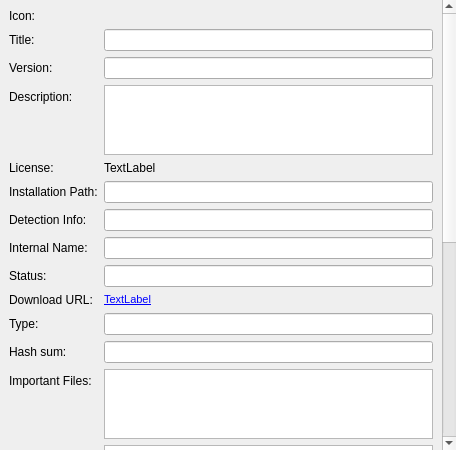
<?xml version="1.0" encoding="UTF-8"?>
<ui version="4.0">
 <class>PackageVersionForm</class>
 <widget class="QWidget" name="PackageVersionForm">
  <property name="geometry">
   <rect>
    <x>0</x>
    <y>0</y>
    <width>456</width>
    <height>450</height>
   </rect>
  </property>
  <property name="windowTitle">
   <string>Form</string>
  </property>
  <layout class="QVBoxLayout" name="verticalLayout">
   <property name="leftMargin">
    <number>0</number>
   </property>
   <property name="topMargin">
    <number>0</number>
   </property>
   <property name="rightMargin">
    <number>0</number>
   </property>
   <property name="bottomMargin">
    <number>0</number>
   </property>
   <item>
    <widget class="QScrollArea" name="scrollArea">
     <property name="frameShape">
      <enum>QFrame::NoFrame</enum>
     </property>
     <property name="widgetResizable">
      <bool>true</bool>
     </property>
     <widget class="QWidget" name="scrollAreaWidgetContents">
      <property name="geometry">
       <rect>
        <x>0</x>
        <y>0</y>
        <width>439</width>
        <height>820</height>
       </rect>
      </property>
      <layout class="QFormLayout" name="formLayout">
       <property name="fieldGrowthPolicy">
        <enum>QFormLayout::AllNonFixedFieldsGrow</enum>
       </property>
       <item row="0" column="0">
        <widget class="QLabel" name="label_6">
         <property name="text">
          <string>Icon:</string>
         </property>
        </widget>
       </item>
       <item row="0" column="1">
        <widget class="QLabel" name="labelIcon">
         <property name="text">
          <string/>
         </property>
        </widget>
       </item>
       <item row="1" column="0">
        <widget class="QLabel" name="label">
         <property name="text">
          <string>Title:</string>
         </property>
         <property name="buddy">
          <cstring>lineEditTitle</cstring>
         </property>
        </widget>
       </item>
       <item row="1" column="1">
        <widget class="QLineEdit" name="lineEditTitle">
         <property name="toolTip">
          <string>package title</string>
         </property>
         <property name="readOnly">
          <bool>true</bool>
         </property>
        </widget>
       </item>
       <item row="2" column="0">
        <widget class="QLabel" name="label_2">
         <property name="text">
          <string>Version:</string>
         </property>
         <property name="buddy">
          <cstring>lineEditVersion</cstring>
         </property>
        </widget>
       </item>
       <item row="2" column="1">
        <widget class="QLineEdit" name="lineEditVersion">
         <property name="toolTip">
          <string>version number</string>
         </property>
         <property name="readOnly">
          <bool>true</bool>
         </property>
        </widget>
       </item>
       <item row="3" column="0">
        <widget class="QLabel" name="label_5">
         <property name="text">
          <string>Description:</string>
         </property>
         <property name="buddy">
          <cstring>textEditDescription</cstring>
         </property>
        </widget>
       </item>
       <item row="3" column="1">
        <widget class="QTextEdit" name="textEditDescription">
         <property name="toolTip">
          <string>package description</string>
         </property>
         <property name="readOnly">
          <bool>true</bool>
         </property>
        </widget>
       </item>
       <item row="4" column="0">
        <widget class="QLabel" name="label_4">
         <property name="text">
          <string>License:</string>
         </property>
        </widget>
       </item>
       <item row="4" column="1">
        <widget class="QLabel" name="labelLicense">
         <property name="focusPolicy">
          <enum>Qt::StrongFocus</enum>
         </property>
         <property name="toolTip">
          <string>license</string>
         </property>
         <property name="text">
          <string>TextLabel</string>
         </property>
         <property name="textInteractionFlags">
          <set>Qt::LinksAccessibleByMouse|Qt::TextSelectableByKeyboard|Qt::TextSelectableByMouse</set>
         </property>
        </widget>
       </item>
       <item row="5" column="0">
        <widget class="QLabel" name="label_13">
         <property name="text">
          <string>Installation Path:</string>
         </property>
         <property name="buddy">
          <cstring>lineEditPath</cstring>
         </property>
        </widget>
       </item>
       <item row="5" column="1">
        <widget class="QLineEdit" name="lineEditPath">
         <property name="toolTip">
          <string>installation path on disk or empty if this package version is not installed</string>
         </property>
         <property name="readOnly">
          <bool>true</bool>
         </property>
        </widget>
       </item>
       <item row="6" column="0">
        <widget class="QLabel" name="label_15">
         <property name="text">
          <string>Detection Info:</string>
         </property>
         <property name="buddy">
          <cstring>lineEditDetectionInfo</cstring>
         </property>
        </widget>
       </item>
       <item row="6" column="1">
        <widget class="QLineEdit" name="lineEditDetectionInfo">
         <property name="toolTip">
          <string>detection info or empty</string>
         </property>
         <property name="readOnly">
          <bool>true</bool>
         </property>
        </widget>
       </item>
       <item row="7" column="0">
        <widget class="QLabel" name="label_3">
         <property name="text">
          <string>Internal Name:</string>
         </property>
         <property name="buddy">
          <cstring>lineEditInternalName</cstring>
         </property>
        </widget>
       </item>
       <item row="7" column="1">
        <widget class="QLineEdit" name="lineEditInternalName">
         <property name="toolTip">
          <string>internal package name</string>
         </property>
         <property name="readOnly">
          <bool>true</bool>
         </property>
        </widget>
       </item>
       <item row="8" column="0">
        <widget class="QLabel" name="label_7">
         <property name="text">
          <string>Status:</string>
         </property>
         <property name="buddy">
          <cstring>lineEditStatus</cstring>
         </property>
        </widget>
       </item>
       <item row="8" column="1">
        <widget class="QLineEdit" name="lineEditStatus">
         <property name="toolTip">
          <string>status of this package version</string>
         </property>
         <property name="readOnly">
          <bool>true</bool>
         </property>
        </widget>
       </item>
       <item row="10" column="0">
        <widget class="QLabel" name="label_8">
         <property name="text">
          <string>Download URL:</string>
         </property>
        </widget>
       </item>
       <item row="10" column="1">
        <widget class="QLabel" name="labelDownloadURL">
         <property name="focusPolicy">
          <enum>Qt::StrongFocus</enum>
         </property>
         <property name="toolTip">
          <string>direct download link for the package binary</string>
         </property>
         <property name="text">
          <string>&lt;!DOCTYPE HTML PUBLIC &quot;-//W3C//DTD HTML 4.0//EN&quot; &quot;http://www.w3.org/TR/REC-html40/strict.dtd&quot;&gt;
&lt;html&gt;&lt;head&gt;&lt;meta name=&quot;qrichtext&quot; content=&quot;1&quot; /&gt;&lt;style type=&quot;text/css&quot;&gt;
p, li { white-space: pre-wrap; }
&lt;/style&gt;&lt;/head&gt;&lt;body style=&quot; font-family:'MS Shell Dlg 2'; font-size:8.25pt; font-weight:400; font-style:normal;&quot;&gt;
&lt;p style=&quot; margin-top:0px; margin-bottom:0px; margin-left:0px; margin-right:0px; -qt-block-indent:0; text-indent:0px;&quot;&gt;&lt;a href=&quot;http://www.test.de&quot;&gt;&lt;span style=&quot; text-decoration: underline; color:#0000ff;&quot;&gt;TextLabel&lt;/span&gt;&lt;/a&gt;&lt;/p&gt;&lt;/body&gt;&lt;/html&gt;</string>
         </property>
         <property name="openExternalLinks">
          <bool>true</bool>
         </property>
         <property name="textInteractionFlags">
          <set>Qt::LinksAccessibleByMouse|Qt::TextSelectableByKeyboard|Qt::TextSelectableByMouse</set>
         </property>
        </widget>
       </item>
       <item row="11" column="0">
        <widget class="QLabel" name="label_10">
         <property name="text">
          <string>Type:</string>
         </property>
         <property name="buddy">
          <cstring>lineEditType</cstring>
         </property>
        </widget>
       </item>
       <item row="11" column="1">
        <widget class="QLineEdit" name="lineEditType">
         <property name="toolTip">
          <string>one-file or zip</string>
         </property>
         <property name="readOnly">
          <bool>true</bool>
         </property>
        </widget>
       </item>
       <item row="12" column="0">
        <widget class="QLabel" name="label_9">
         <property name="text">
          <string>Hash sum:</string>
         </property>
         <property name="buddy">
          <cstring>lineEditSHA1</cstring>
         </property>
        </widget>
       </item>
       <item row="12" column="1">
        <widget class="QLineEdit" name="lineEditSHA1">
         <property name="toolTip">
          <string>cryptographic hash sum of the binary (either SHA-1 or SHA-256)</string>
         </property>
         <property name="readOnly">
          <bool>true</bool>
         </property>
        </widget>
       </item>
       <item row="13" column="0">
        <widget class="QLabel" name="label_11">
         <property name="text">
          <string>Important Files:</string>
         </property>
         <property name="buddy">
          <cstring>textEditImportantFiles</cstring>
         </property>
        </widget>
       </item>
       <item row="13" column="1">
        <widget class="QTextEdit" name="textEditImportantFiles">
         <property name="toolTip">
          <string>an entry in the start menu will be created for each important file mentioned here</string>
         </property>
         <property name="readOnly">
          <bool>true</bool>
         </property>
        </widget>
       </item>
       <item row="14" column="0">
        <widget class="QLabel" name="label_12">
         <property name="text">
          <string>Dependencies:</string>
         </property>
         <property name="buddy">
          <cstring>textEditDependencies</cstring>
         </property>
        </widget>
       </item>
       <item row="14" column="1">
        <widget class="QTextEdit" name="textEditDependencies">
         <property name="toolTip">
          <string>other packages that this one depends upon</string>
         </property>
         <property name="readOnly">
          <bool>true</bool>
         </property>
        </widget>
       </item>
       <item row="15" column="0">
        <widget class="QLabel" name="label_14">
         <property name="text">
          <string>Text files:</string>
         </property>
         <property name="buddy">
          <cstring>tabWidgetTextFiles</cstring>
         </property>
        </widget>
       </item>
       <item row="15" column="1">
        <widget class="QTabWidget" name="tabWidgetTextFiles">
         <property name="minimumSize">
          <size>
           <width>0</width>
           <height>300</height>
          </size>
         </property>
         <property name="toolTip">
          <string>text files with their contents that will be created in the package directory additionally to the files provided by the downloaded binary</string>
         </property>
         <property name="currentIndex">
          <number>0</number>
         </property>
         <widget class="QWidget" name="tab">
          <attribute name="title">
           <string>Tab 1</string>
          </attribute>
         </widget>
         <widget class="QWidget" name="tab_2">
          <attribute name="title">
           <string>Tab 2</string>
          </attribute>
         </widget>
        </widget>
       </item>
      </layout>
     </widget>
    </widget>
   </item>
  </layout>
 </widget>
 <tabstops>
  <tabstop>lineEditTitle</tabstop>
  <tabstop>lineEditVersion</tabstop>
  <tabstop>textEditDescription</tabstop>
  <tabstop>labelLicense</tabstop>
  <tabstop>lineEditPath</tabstop>
  <tabstop>lineEditDetectionInfo</tabstop>
  <tabstop>lineEditInternalName</tabstop>
  <tabstop>lineEditStatus</tabstop>
  <tabstop>labelDownloadURL</tabstop>
  <tabstop>lineEditType</tabstop>
  <tabstop>lineEditSHA1</tabstop>
  <tabstop>textEditImportantFiles</tabstop>
  <tabstop>textEditDependencies</tabstop>
  <tabstop>scrollArea</tabstop>
 </tabstops>
 <resources/>
 <connections/>
</ui>
